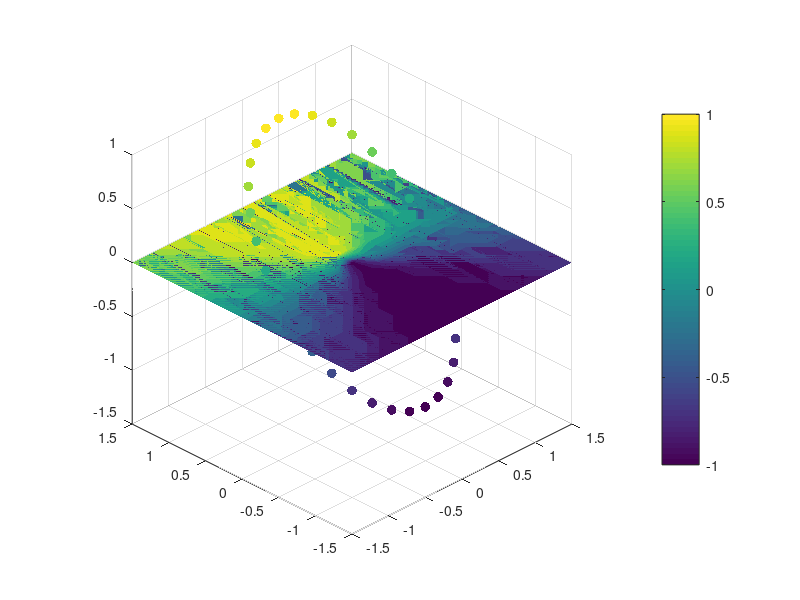

The MATLAB source for this figure: (Note: this script raises an error after producing the figure.)
%% Heat equation               
% on circle of radius R
%% Computational parameters    
Nx = 20;   Ny = 20;      % Grid size
Nth = 32;  dth = 2*pi/Nth;
Ntime = 1e4;               % Number of time steps
plotgap = 50;              % Number of time steps between plots
%% Physical parameters         
nu = 1;  R = 1;                % Diffusivity and Raius
Lx = 2;  Ly = 2;               % Domain size
Tfinal = 1;                    % Length of the simulation
dx = 2*Lx/Nx; dy = 2*Ly/Ny;    % Spatial resolutions
dt = Tfinal/Ntime;             % Temporal resolution
x = dx-Lx:dx:Lx;
y = dy-Ly:dy:Ly;
[X, Y] = meshgrid(x, y);       % Embedding grid
XX = X(:);  YY = Y(:);
%% Initial Condition           
IC = @(x) sin(x);  % exp(-10*x.^2);
%% Black Magic                 
theta = dth:dth:2*pi;  [Cx, Cy] = pol2cart(theta, R);
[~, ind] = min(sqrt((XX-Cx).^2 + (YY-Cy).^2), [], 2);
%% Operators                   
Ix = speye(Nx);  Iy = speye(Ny); I = kron(Ix, Iy);
Dxx = (circshift(Ix, [1, 0]) - 2*Ix + circshift(Ix, [-1, 0]))/(dx^2);
Dyy = (circshift(Iy, [1, 0]) - 2*Iy + circshift(Iy, [-1, 0]))/(dy^2);        
Lap = nu*(kron(Ix, Dyy) + kron(Dxx, Iy));
%[Low, Up] = ilu(I - dt*Lap);
%% Initial Plot                
lims = [-1.5*R 1.5*R -1.5*R 1.5*R -1.5 1];
u = IC(theta);     fig1 = figure(1);
s = scatter3(Cx, Cy, u, 50, u, 'filled'); hold on
[hh, h] = contourf(x, y, reshape(u(ind), Nx, Ny), 20, 'linecolor', 'none');
colorbar, axis square, axis(lims), axis square, view([-45 30]), hold off
h.ContourZLevel = lims(5);     title('Time = 0', 'FontSize', 20);
%% Time Integration            
for t = 1:1e3 % Ntime
    Uvec = u(ind)';                     % Closest point extension
    Uvec = (I - dt*Lap)\Uvec;           % Time step on the embedding grid
    %Uvec = Up\(Low\Uvec);
    %Uvec = Uvec + dt*Lap*Uvec;   
    Ugrid = reshape(Uvec, Nx, Ny);      % Reshaping to grid valued function 
    u = interp2(X, Y, Ugrid, Cx, Cy, 'cubic');   % Interpolation to the circle
    if mod(t, plotgap) == 0             % Plotting
        s.ZData = u;  s.CData = u;  h.ZData = Ugrid;
        title(['Time = ', num2str(t*dt)])
        drawnow
    end
end